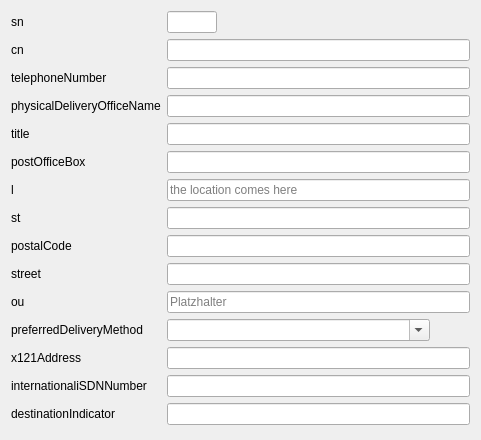
<?xml version="1.0" encoding="UTF-8"?>
<ui version="4.0">
 <class>organizationalPerson</class>
 <widget class="QWidget" name="organizationalPerson">
  <property name="geometry">
   <rect>
    <x>0</x>
    <y>0</y>
    <width>481</width>
    <height>440</height>
   </rect>
  </property>
  <property name="windowTitle">
   <string>organizationalPerson</string>
  </property>
  <layout class="QGridLayout" name="gridLayout">
   <item row="0" column="0">
    <layout class="QFormLayout" name="formLayout">
     <item row="0" column="0">
      <widget class="QLabel" name="snLabel">
       <property name="text">
        <string>sn</string>
       </property>
      </widget>
     </item>
     <item row="0" column="1">
      <widget class="QLineEdit" name="snEdit">
       <property name="maximumSize">
        <size>
         <width>50</width>
         <height>16777215</height>
        </size>
       </property>
       <property name="maxLength">
        <number>17</number>
       </property>
      </widget>
     </item>
     <item row="1" column="0">
      <widget class="QLabel" name="cnLabel">
       <property name="text">
        <string>cn</string>
       </property>
      </widget>
     </item>
     <item row="1" column="1">
      <widget class="QLineEdit" name="cnEdit">
       <property name="toolTip">
        <string>Common name</string>
       </property>
      </widget>
     </item>
     <item row="2" column="0">
      <widget class="QLabel" name="telephoneNumberLabel">
       <property name="text">
        <string>telephoneNumber</string>
       </property>
      </widget>
     </item>
     <item row="2" column="1">
      <widget class="QLineEdit" name="telephoneNumberEdit"/>
     </item>
     <item row="3" column="0">
      <widget class="QLabel" name="physicalDeliveryOfficeNameLabel">
       <property name="text">
        <string>physicalDeliveryOfficeName</string>
       </property>
      </widget>
     </item>
     <item row="3" column="1">
      <widget class="QLineEdit" name="physicalDeliveryOfficeNameEdit"/>
     </item>
     <item row="4" column="0">
      <widget class="QLabel" name="titleLabel">
       <property name="text">
        <string>title</string>
       </property>
      </widget>
     </item>
     <item row="4" column="1">
      <widget class="QLineEdit" name="titleEdit">
       <property name="echoMode">
        <enum>QLineEdit::Password</enum>
       </property>
      </widget>
     </item>
     <item row="5" column="0">
      <widget class="QLabel" name="postOfficeBoxLabel">
       <property name="text">
        <string>postOfficeBox</string>
       </property>
      </widget>
     </item>
     <item row="5" column="1">
      <widget class="QLineEdit" name="postOfficeBoxEdit">
       <property name="echoMode">
        <enum>QLineEdit::Password</enum>
       </property>
      </widget>
     </item>
     <item row="6" column="0">
      <widget class="QLabel" name="lLabel">
       <property name="text">
        <string>l</string>
       </property>
      </widget>
     </item>
     <item row="6" column="1">
      <widget class="QLineEdit" name="lEdit">
       <property name="placeholderText">
        <string>the location comes here</string>
       </property>
      </widget>
     </item>
     <item row="7" column="0">
      <widget class="QLabel" name="stLabel">
       <property name="text">
        <string>st</string>
       </property>
      </widget>
     </item>
     <item row="7" column="1">
      <widget class="QLineEdit" name="stEdit"/>
     </item>
     <item row="8" column="0">
      <widget class="QLabel" name="postalCodeLabel">
       <property name="text">
        <string>postalCode</string>
       </property>
       <property name="textFormat">
        <enum>Qt::RichText</enum>
       </property>
      </widget>
     </item>
     <item row="8" column="1">
      <widget class="QLineEdit" name="postalCodeEdit"/>
     </item>
     <item row="9" column="0">
      <widget class="QLabel" name="streetLabel">
       <property name="text">
        <string>street</string>
       </property>
      </widget>
     </item>
     <item row="9" column="1">
      <widget class="QLineEdit" name="streetEdit"/>
     </item>
     <item row="10" column="0">
      <widget class="QLabel" name="ouLabel">
       <property name="text">
        <string>ou</string>
       </property>
      </widget>
     </item>
     <item row="10" column="1">
      <widget class="QLineEdit" name="ouEdit">
       <property name="placeholderText">
        <string>Platzhalter</string>
       </property>
      </widget>
     </item>
     <item row="11" column="0">
      <widget class="QLabel" name="preferredDeliveryMethodLabel">
       <property name="text">
        <string>preferredDeliveryMethod</string>
       </property>
      </widget>
     </item>
     <item row="11" column="1">
      <layout class="QHBoxLayout" name="horizontalLayout_2">
       <item>
        <widget class="QComboBox" name="preferredDeliveryMethodEdit">
         <property name="sizePolicy">
          <sizepolicy hsizetype="Preferred" vsizetype="Preferred">
           <horstretch>1</horstretch>
           <verstretch>0</verstretch>
          </sizepolicy>
         </property>
         <property name="editable">
          <bool>true</bool>
         </property>
        </widget>
       </item>
       <item>
        <spacer name="horizontalSpacer">
         <property name="orientation">
          <enum>Qt::Horizontal</enum>
         </property>
         <property name="sizeType">
          <enum>QSizePolicy::Expanding</enum>
         </property>
         <property name="sizeHint" stdset="0">
          <size>
           <width>40</width>
           <height>20</height>
          </size>
         </property>
        </spacer>
       </item>
      </layout>
     </item>
     <item row="12" column="0">
      <widget class="QLabel" name="x121AddressLabel">
       <property name="text">
        <string>x121Address</string>
       </property>
      </widget>
     </item>
     <item row="12" column="1">
      <widget class="QLineEdit" name="x121AddressEdit"/>
     </item>
     <item row="13" column="0">
      <widget class="QLabel" name="internationaliSDNNumberLabel">
       <property name="text">
        <string>internationaliSDNNumber</string>
       </property>
      </widget>
     </item>
     <item row="13" column="1">
      <widget class="QLineEdit" name="internationaliSDNNumberEdit"/>
     </item>
     <item row="14" column="0">
      <widget class="QLabel" name="destinationIndicatorLabel">
       <property name="text">
        <string>destinationIndicator</string>
       </property>
      </widget>
     </item>
     <item row="14" column="1">
      <widget class="QLineEdit" name="destinationIndicatorEdit"/>
     </item>
    </layout>
   </item>
  </layout>
 </widget>
 <resources/>
 <connections/>
</ui>
